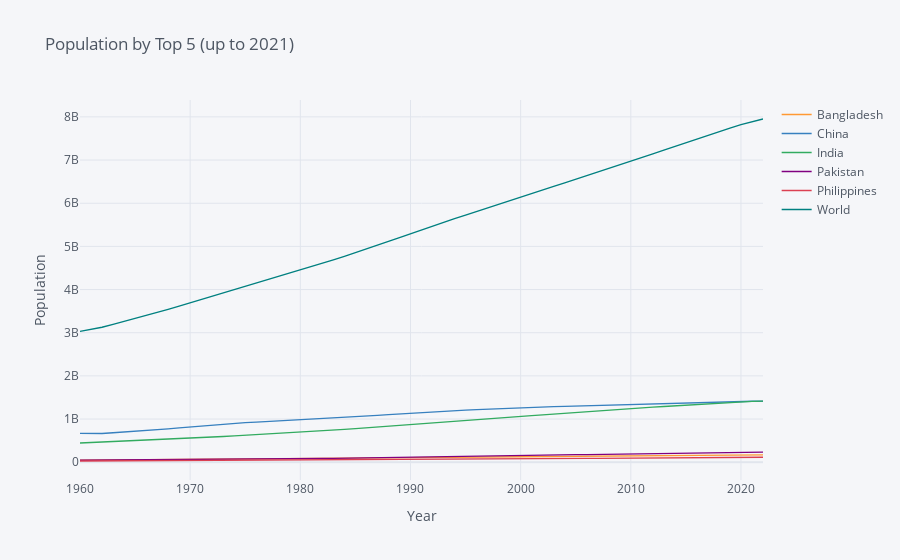

Notebook code cell kept with this figure:
### Markdown cell above
# The Population for the selected countries

### Code cell
var_4 = {"SP.POP.TOTL":"Population"}

pop = fix_date_index(wbdata.get_dataframe(var_4,country=selected_five)).squeeze().unstack('country')

pop.iplot(xTitle="Year",yTitle="Population",
              title="Population by Top 5 (up to 2021)")
